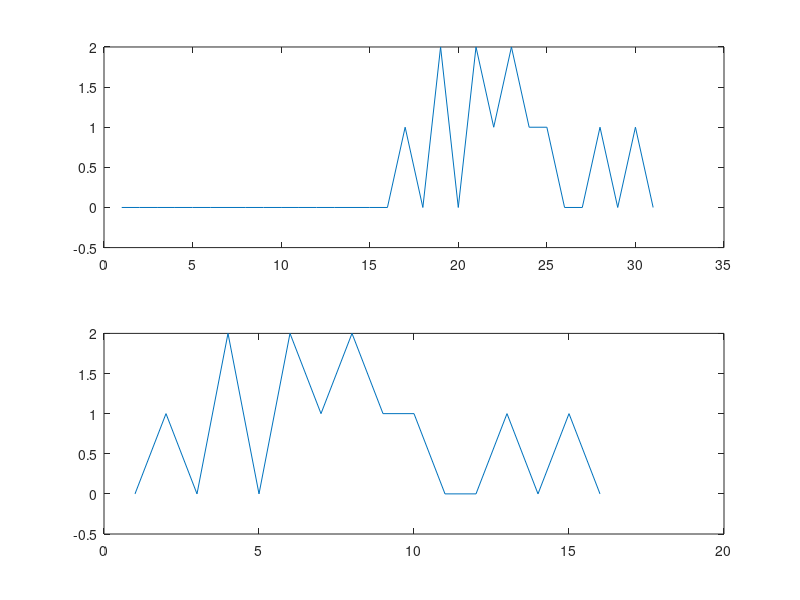

MATLAB code for this plot:
close all;
x = [ 0 0 0 1 0 1 0 1 1 1 0 0 0 0 1 0 ];
y = [ 1 0 1 ];
figure;
tic;
Corr_cross = xcorr(x,y);
time = toc
subplot(2,1,1)
plot(1:length(Corr_cross),Corr_cross);

tic;
Corr_fast = ifft(fft(x).*conj(fft(y,16)));
time = toc
subplot(2,1,2)
plot(1:length(Corr_fast),Corr_fast);
